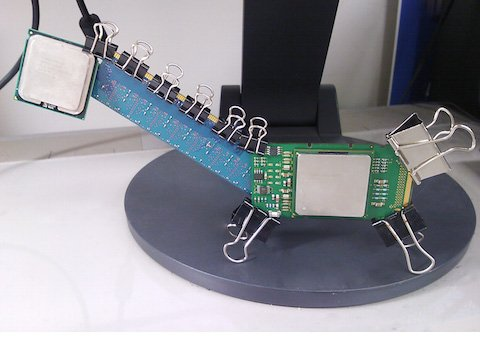
#> input picture uma.jpg, 480 x 340 px
$ python hooi_sample.py uma.jpg 1.0   (Python 2 division)
#> lines starting #> are read from the running program, lines starting #| are printed output that depends on the picture
from PIL import Image
import os
import sys
import numpy as np
from scipy import linalg

def restored_tensor(X,a1,a2):
    pa1 = a1.T.dot(a1)
    pa2 = a2.T.dot(a2)
    X2 = np.tensordot(X,pa1,(1,0))
    X3 = np.tensordot(X2,pa2,(0,0))
    return X3.transpose(2,1,0)

def save_img(X, filename):
    Image.fromarray(np.uint8(X)).save(filename)
    print('Saved as ' + filename)

def hosvd(filename,ratio):
#> called with filename = 'uma.jpg', ratio = 1
    path, ext = os.path.splitext(filename)
    img = Image.open(filename)
#> img is the input picture: PIL image 480x340 RGB; mean R, G, B 140.5, 141.5, 148.3
    w = img.width
#> w = 480
    h = img.height
#> h = 340
    X = np.asarray(img)
    X1 =  X.transpose(0,2,1).reshape(h*3,w)
    X2 = X.transpose(1,2,0).reshape(w*3,h)
    U,s,A1 = linalg.svd(X1)
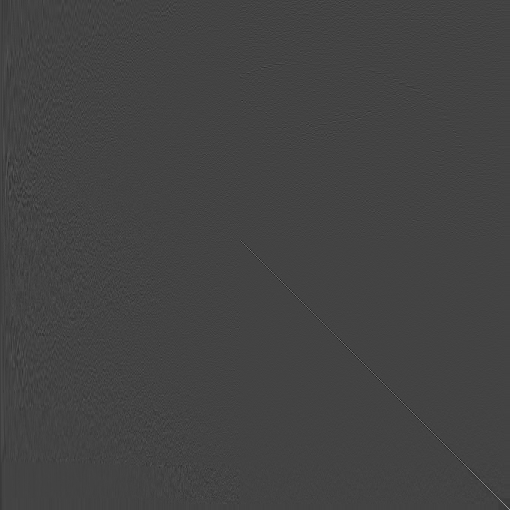
#> U: shape (1020, 1020) float32 (shown at 1/2 size); min -0.342, max 0.954, mean -2.48e-05; drawn with min black and max white
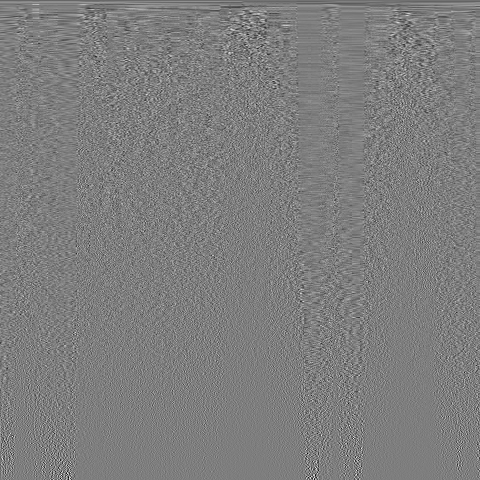
#> A1: shape (480, 480) float32; min -0.335, max 0.341, mean -0.000127; drawn with min black and max white
#> s = 480 values, max 108259.7 at index 0, min 3.12 at index 479, mean 798.2
    U,s,A2 = linalg.svd(X2)
#> U: shape (1440, 1440) float32
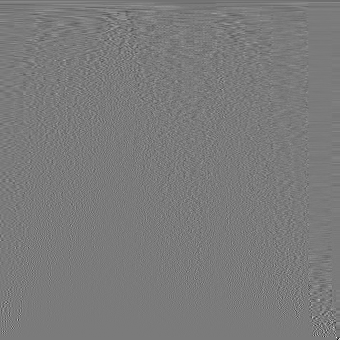
#> A2: shape (340, 340) float32; min -0.814, max 0.869, mean -0.000131; drawn with min black and max white
#> s = 340 values, max 108268.4 at index 0, min 0.000167 at index 339, mean 1108.6
    r1 = int(w*ratio)
#> r1 = 480
    r2 = int(h*ratio)
#> r2 = 340
    a1 = A1[:r1, :]
    a2 = A2[:r2, :]
    XP = restored_tensor(X, a1, a2)
#> in restored_tensor, `pa1 = a1.T.dot(a1)`:
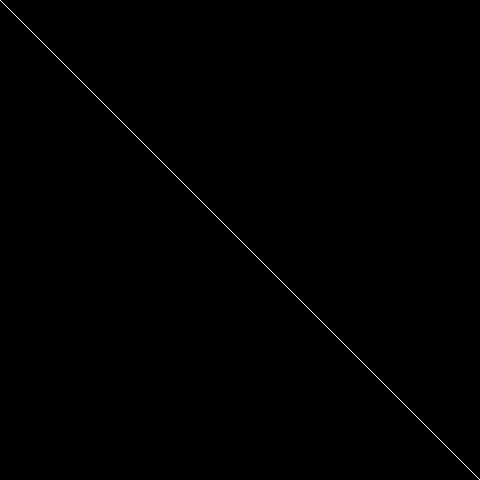
#> pa1: shape (480, 480) float32; min -3.28e-07, max 1, mean 0.00208; drawn with min black and max white
    filename = path+'_hosvd'+ ext
    print linalg.norm(X-XP)/linalg.norm(X)
#| 1.089296017374295e-06
    save_img(XP, filename)

def hooi(filename, ratio):
#> called with filename = 'uma.jpg', ratio = 1
    path, ext = os.path.splitext(filename)
    img = Image.open(filename)
    w, h = img.size
#> w = 480; h = 340
    r1 = int(w*ratio)
#> r1 = 480
    r2 = int(h*ratio)
#> r2 = 340
    X = np.asarray(img)
    np.random.seed(0)
    X1 = np.random.rand(w,w)
    X2 = np.random.rand(h,h)
    U,s,A1 = linalg.svd(X1)
#> X1: shape (480, 480) float64
    U,s,A2 = linalg.svd(X2)
#> X2: shape (340, 340) float64
    a1 = A1[:r1, :]
    a2 = A2[:r2, :]
    XP = restored_tensor(X,a1,a2)
#> in restored_tensor (call 2), `pa2 = a2.T.dot(a2)`:
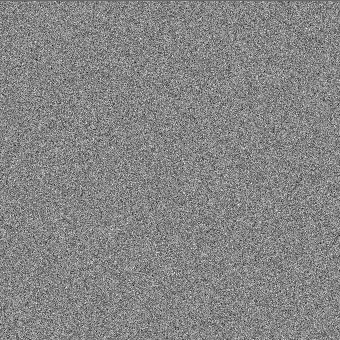
#> a2: shape (340, 340) float64; min -0.255, max 0.231, mean -0.000154; drawn with min black and max white
    for i in range(10):
    	X1 = np.tensordot(X,a2.T,(0,0)).transpose(2,1,0).reshape(r2*3,w)
    	U,s,A1 = linalg.svd(X1)
    	a1 = A1[:r1, :]
    	X2 = np.tensordot(X,a1.T,(1,0)).transpose(2,1,0).reshape(r1*3,h)
    	U,s,A2 = linalg.svd(X2)
    	a2 = A2[:r2, :]
        XP = restored_tensor(X,a1,a2)
        print linalg.norm(X-XP)/linalg.norm(X)
#> this loop made 10 passes
#| 1.7394189981004667e-15
#| 1.901934893267318e-15
#| 2.0091138187080755e-15
#| 1.8136290125267e-15
#| 1.8348429226529955e-15
#| 1.9708890805024264e-15
#| 1.7310591269121017e-15
#| 1.920361987814295e-15
#> (further printed lines are left out)
#> pass 1, in hooi, `X2 = np.tensordot(X,a1.T,(1,0)).transpose(2,1,0).reshape(r1*3,h)`:
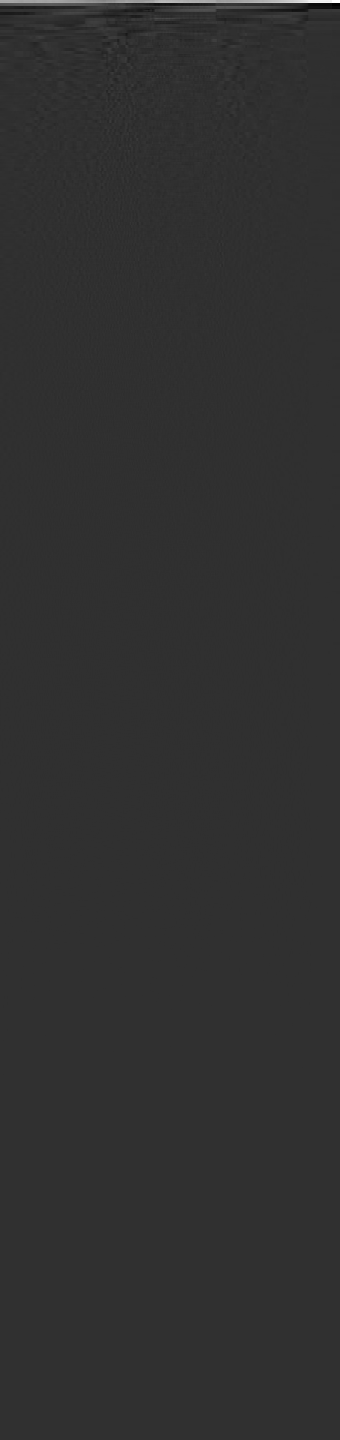
#> X2: shape (1440, 340) float64; min -1245.4, max 5352.1, mean 7.2; drawn with min black and max white
#> after the loop:
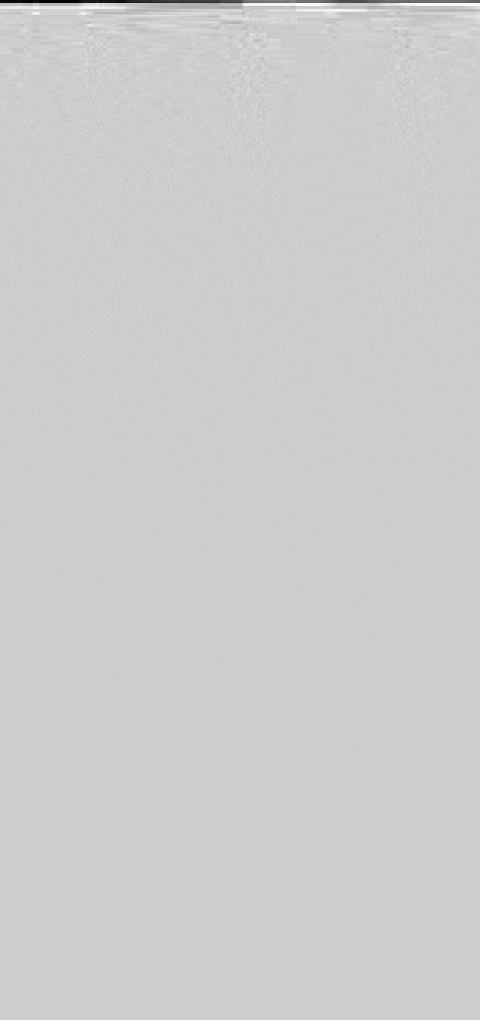
#> X1: shape (1020, 480) float64; min -4085.6, max 969, mean -7.8; drawn with min black and max white
    filename = path+'_hooi'+ ext
    save_img(XP, filename)

def main():
    ratio = 0.2
    argc = len(sys.argv)
    if (argc <2):
        print("usage:")
        print("$ python %s filename ratio" % sys.argv[0])
        return
    filename = sys.argv[1]
    if (os.path.exists(filename) == False):
        print ("File is not found: %s" % filename)
        return
    if (argc >2):
        ratio = float(sys.argv[2])
    print "Ratio = " + str(ratio)
    print "Performing HOSVD"
    hosvd(filename,ratio)
    print "Performing HOOI"
    hooi(filename,ratio)

if __name__ == '__main__':
    main()
